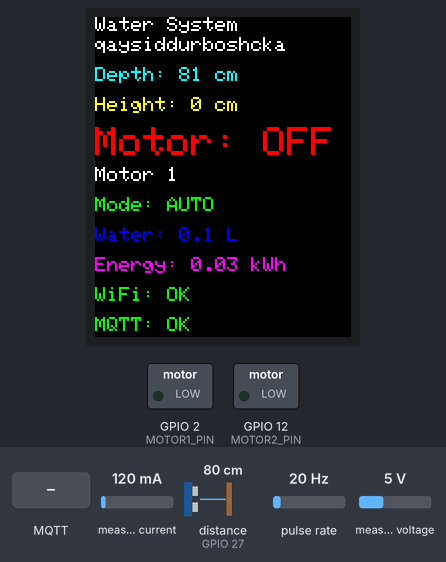
Simulated run of this sketch. Board: ESP32. On the bench: 128×160 colour display, switched loads named in the sketch (green lamp = pin HIGH). Wiring (inferred from the names in the program): pulse sensor: data GPIO 25. The inputs (shaded band) are chosen by the test bench; at power-on: measured current 120 mA, distance to the obstacle (sensor on GPIO 27) 80 cm, pulse rate 20 Hz, measured voltage 5 V. The echo pulse lasts 58.3 µs per cm; WiFi joins after 1.5 s; servers stay silent unless stated; no MQTT or app messages arrive unless stated; what the sketch prints to the serial monitor is not drawn.

Above: at 3.4 s.
3.5 s: MQTT message "ON" arrives on the first subscribed topic
At 5.6 s:
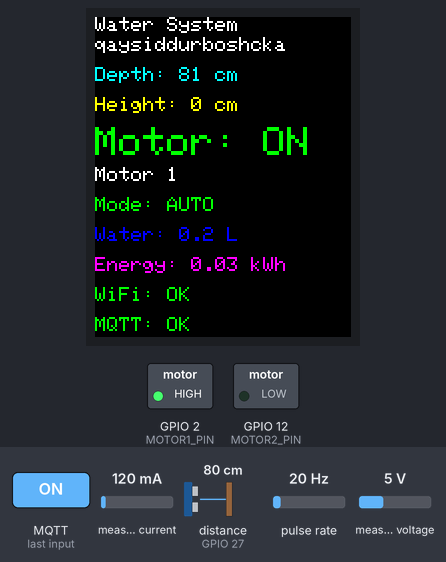
7.5 s: measured current set to 40 mA
At 10.5 s:
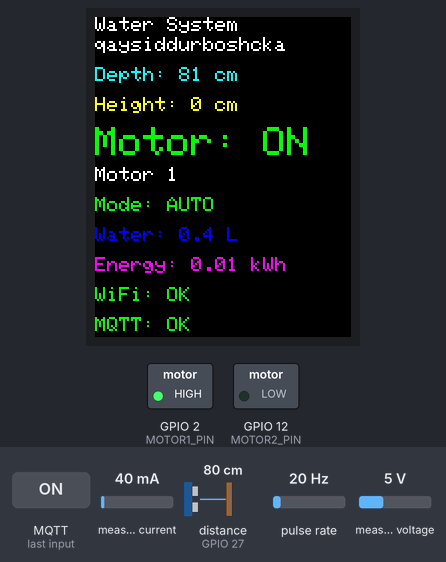
10.8 s: distance to the obstacle (sensor on GPIO 27) set to 2 cm
At 12.1 s:
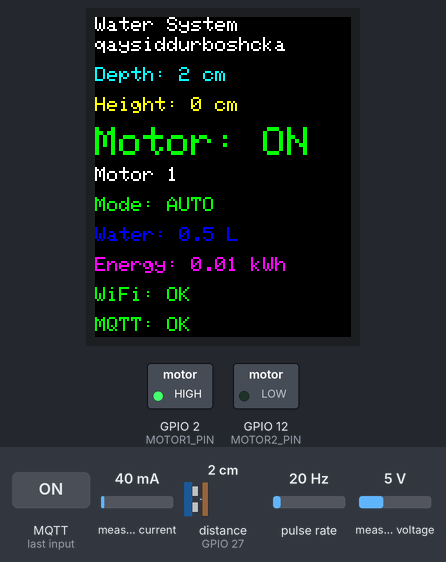
14.8 s: MQTT message "1" arrives on the second subscribed topic
At 17.1 s:
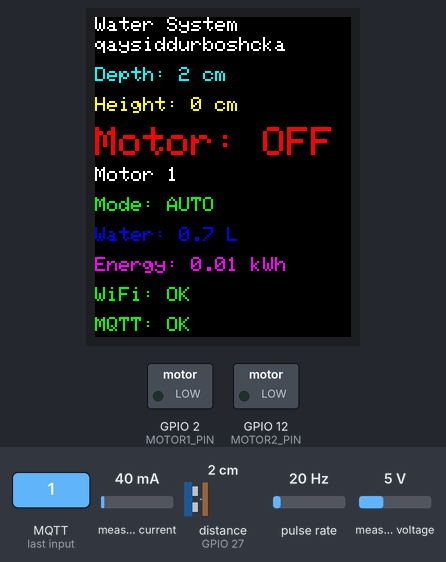
17.8 s: pulse rate (sensor on GPIO 25) set to 50 Hz
At 21.1 s:
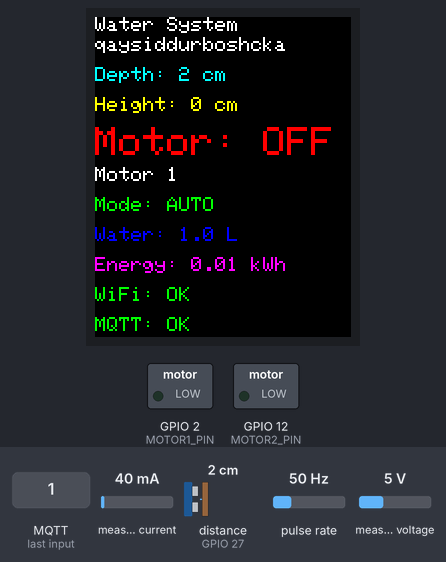
21.8 s: measured current set to 500 mA
At 22.8 s:
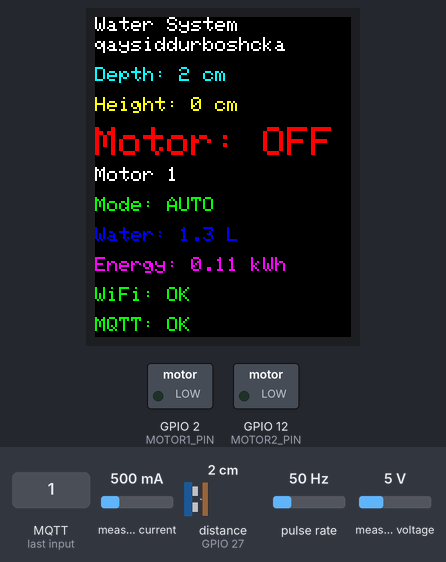
Timing chart, 0 to 24.8 s (numbered marks = the images above; inputs shaded):
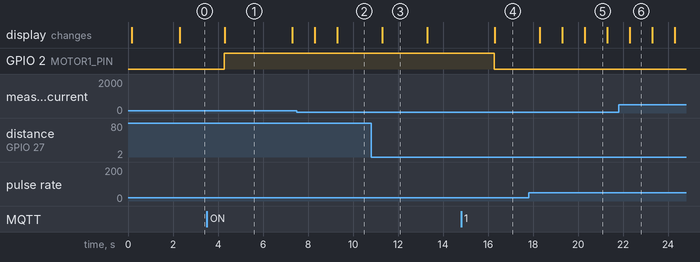

The sketch:

NMQTT.ino
```cpp
#include <WiFi.h>
#include <Preferences.h>
#include <PubSubClient.h>
#include <Adafruit_GFX.h>
#include <Adafruit_ST7735.h>
#include <PZEM004Tv30.h>
#include <NewPing.h>

// ================= WIFI & MQTT =================
const char* ssid = "Abduxalil";
const char* password = "9876543210";

const char* mqttServer = "185.217.131.96";
const int mqttPort = 1883;
const char* mqttUser = "tr12345678";
const char* mqttPass = "tr12345678";

// ================= DEVICE =================
String deviceName = "qaysiddurboshcka";
String deviceTopic;
String settingsRequestTopic;
String settingsResponseTopic;

// ================= SETTINGS =================
bool ultrasonicMode = true; // Ultrasonic auto mode (true = AUTO, false = MANUAL)
bool motorOnline = false; // Motor online/offline status

// ================= MQTT =================
WiFiClient espClient;
PubSubClient client(espClient);

// ================= TFT =================
#define TFT_CS 5
#define TFT_RST 4
#define TFT_DC 22
Adafruit_ST7735 tft(TFT_CS, TFT_DC, TFT_RST);

// ================= SENSOR =================
#define TRIG_PIN 26
#define ECHO_PIN 27
NewPing sonar(TRIG_PIN, ECHO_PIN, 400);

#define FLOW_PIN 25
volatile int pulseCount = 0;
void IRAM_ATTR pulseCounter() { pulseCount++; }

// ================= MOTOR =================
#define MOTOR1_PIN 2
#define MOTOR2_PIN 12

bool activeMotor2 = false;
bool motorFault = false;
bool motorManual = false;
bool motorStarted = false;
String motorState = "OFF";

unsigned long motorStartTime = 0;
const unsigned long motorStartDelay = 10000;
float minCurrent = 0.05;
float maxCurrent = 10.0;

// ================= TIMER =================
bool timerActive = false;
unsigned long timerEndTime = 0;

// ================= MEASURE =================
int waterDepth = 0;
int height = 0;
float totalLitres = 0;
float totalEnergy = 0;

// ================= PZEM =================
PZEM004Tv30 pzem(Serial2, 16, 17);

// ================= TIMERS =================
unsigned long lastSensor = 0;
unsigned long lastPublish = 0;
unsigned long lastDisplayUpdate = 0;

// ================= HELPERS =================
void stopMotors() {
  digitalWrite(MOTOR1_PIN, LOW);
  digitalWrite(MOTOR2_PIN, LOW);
  motorStarted = false;
}

void applyMotor() {
  if (activeMotor2) {
    digitalWrite(MOTOR2_PIN, HIGH);
    digitalWrite(MOTOR1_PIN, LOW);
  } else {
    digitalWrite(MOTOR1_PIN, HIGH);
    digitalWrite(MOTOR2_PIN, LOW);
  }
}

// ================= DISPLAY =================
void updateDisplay() {
  tft.fillScreen(ST7735_BLACK);

  tft.setTextColor(ST7735_WHITE);
  tft.setTextSize(1);
  tft.setCursor(0, 0);
  tft.print("Water System");

  tft.setCursor(0, 10);
  tft.print(deviceName);

  tft.setCursor(0, 25);
  tft.setTextColor(ST7735_CYAN);
  tft.print("Depth: ");
  tft.print(waterDepth);
  tft.print(" cm");

  tft.setCursor(0, 40);
  tft.setTextColor(ST7735_YELLOW);
  tft.print("Height: ");
  tft.print(height);
  tft.print(" cm");

  tft.setCursor(0, 55);
  if (motorState == "ON") {
    tft.setTextColor(ST7735_GREEN);
  } else {
    tft.setTextColor(ST7735_RED);
  }
  tft.setTextSize(2);
  tft.print("Motor: ");
  tft.print(motorState);

  tft.setCursor(0, 75);
  tft.setTextColor(ST7735_WHITE);
  tft.setTextSize(1);
  tft.print("Motor ");
  tft.print(activeMotor2 ? "2" : "1");

  // Mode: AUTO/MANUAL based on ultrasonicMode
  tft.setCursor(0, 90);
  tft.setTextColor(ultrasonicMode ? ST7735_GREEN : ST7735_YELLOW);
  tft.print("Mode: ");
  tft.print(ultrasonicMode ? "AUTO" : "MANUAL");

  tft.setCursor(0, 105);
  tft.setTextColor(ST7735_BLUE);
  tft.print("Water: ");
  tft.print(totalLitres, 1);
  tft.print(" L");

  tft.setCursor(0, 120);
  tft.setTextColor(ST7735_MAGENTA);
  tft.print("Energy: ");
  tft.print(totalEnergy, 2);
  tft.print(" kWh");

  tft.setCursor(0, 135);
  tft.setTextColor(WiFi.status() == WL_CONNECTED ? ST7735_GREEN : ST7735_RED);
  tft.print("WiFi: ");
  tft.print(WiFi.status() == WL_CONNECTED ? "OK" : "OFF");

  tft.setCursor(0, 150);
  tft.setTextColor(client.connected() ? ST7735_GREEN : ST7735_RED);
  tft.print("MQTT: ");
  tft.print(client.connected() ? "OK" : "OFF");
}

// ================= MQTT PUBLISH (GLOBAL) =================
void publishState(String event) {
  if (!client.connected()) return;

  String payload = "{";
  payload += "\"deviceName\":\"" + deviceName + "\",";
  payload += "\"waterDepth\":" + String(waterDepth) + ",";
  payload += "\"height\":" + String(height) + ",";
  payload += "\"motorState\":\"" + motorState + "\",";
  payload += "\"motorBy\":\"" + event + "\",";
  payload += "\"activeMotor\":" + String(activeMotor2 ? 2 : 1) + ",";
  payload += "\"timerActive\":" + String(timerActive ? "true" : "false") + ",";
  payload += "\"fault\":" + String(motorFault ? "true" : "false") + ",";
  payload += "\"totalLitres\":" + String(totalLitres, 2) + ",";
  payload += "\"totalElectricity\":" + String(totalEnergy, 2) + ",";
  payload += "\"motorOnline\":" + String(motorOnline ? "true" : "false") + ",";
  payload += "\"ultrasonicMode\":" + String(ultrasonicMode ? "true" : "false");
  payload += "}";

  String topic = "device/" + deviceName + "/sensor/data";
  client.publish(topic.c_str(), payload.c_str());
}

// ================= MQTT CALLBACK =================
void mqttCallback(char* topic, byte* payload, unsigned int length) {
  String msg;
  for (int i = 0; i < length; i++) msg += (char)payload[i];

  String topicStr = String(topic);
  String motorTopic = "device/" + deviceName + "/motor/command";
  String timerTopic = "device/" + deviceName + "/timer/command";
  String heightTopic = "device/" + deviceName + "/height/command";
  String switchTopic = "device/" + deviceName + "/motor/switch";
  String ultrasonicTopic = "device/" + deviceName + "/ultrasonic/command";

  // Handle settings response from backend
  if (topicStr == settingsResponseTopic) {
    Serial.println("Received settings from backend:");
    Serial.println(msg);

    // Parse JSON: {"height": 100, "activeMotor2": false, "ultrasonicMode": true}
    int heightIndex = msg.indexOf("\"height\":");
    if (heightIndex >= 0) {
      int start = msg.indexOf(":", heightIndex) + 1;
      int end = msg.indexOf(",", start);
      if (end < 0) end = msg.indexOf("}", start);
      String heightStr = msg.substring(start, end);
      heightStr.trim();
      int h = heightStr.toInt();
      if (h > 0) {
        height = h;
        Serial.print("Height set from backend: ");
        Serial.println(height);
      }
    }

    int activeMotorIndex = msg.indexOf("\"activeMotor2\":");
    if (activeMotorIndex >= 0) {
      int start = msg.indexOf(":", activeMotorIndex) + 1;
      int end = msg.indexOf(",", start);
      if (end < 0) end = msg.indexOf("}", start);
      String motorStr = msg.substring(start, end);
      motorStr.trim();
      activeMotor2 = (motorStr == "true" || motorStr == "1");
      Serial.print("Active Motor set from backend: ");
      Serial.println(activeMotor2 ? "2" : "1");
    }

    int ultrasonicIndex = msg.indexOf("\"ultrasonicMode\":");
    if (ultrasonicIndex >= 0) {
      int start = msg.indexOf(":", ultrasonicIndex) + 1;
      int end = msg.indexOf(",", start);
      if (end < 0) end = msg.indexOf("}", start);
      String ultrasonicStr = msg.substring(start, end);
      ultrasonicStr.trim();
      ultrasonicMode = (ultrasonicStr == "true" || ultrasonicStr == "1");
      Serial.print("Ultrasonic Mode set from backend: ");
      Serial.println(ultrasonicMode ? "AUTO" : "MANUAL");
    }
  }
  else if (topicStr == motorTopic) {
    if (msg == "ON") {
      motorManual = true;
      publishState("MANUAL_ON");
    }
    else if (msg == "OFF") {
      motorManual = false;
      publishState("MANUAL_OFF");
    }
  }
  else if (topicStr == timerTopic) {
    int sec = msg.toInt();
    if (sec > 0) {
      timerActive = true;
      timerEndTime = millis() + sec * 1000UL;
      publishState("TIMER_START");
    }
  }
  else if (topicStr == heightTopic) {
    int h = msg.toInt();
    if (h >= 0) {
      height = h;
      publishState("HEIGHT_SET");
    }
  }
  else if (topicStr == switchTopic) {
    if (msg == "1") {
      activeMotor2 = false;
      publishState("SWITCH_M1");
    } else if (msg == "2") {
      activeMotor2 = true;
      publishState("SWITCH_M2");
    }
  }
  else if (topicStr == ultrasonicTopic) {
    if (msg == "true" || msg == "1") {
      ultrasonicMode = true;
      publishState("ULTRASONIC_AUTO");
    } else if (msg == "false" || msg == "0") {
      ultrasonicMode = false;
      publishState("ULTRASONIC_MANUAL");
    }
  }
}

// ================= MQTT CONNECT =================
void connectMQTT() {
  while (!client.connected()) {
    String clientId = "ESP32_" + deviceName;
    if (client.connect(clientId.c_str(), mqttUser, mqttPass)) {
      Serial.println("MQTT Connected!");

      String motorTopic = "device/" + deviceName + "/motor/command";
      String timerTopic = "device/" + deviceName + "/timer/command";
      String heightTopic = "device/" + deviceName + "/height/command";
      String switchTopic = "device/" + deviceName + "/motor/switch";
      String ultrasonicTopic = "device/" + deviceName + "/ultrasonic/command";

      client.subscribe(motorTopic.c_str());
      client.subscribe(timerTopic.c_str());
      client.subscribe(heightTopic.c_str());
      client.subscribe(switchTopic.c_str());
      client.subscribe(ultrasonicTopic.c_str());
      client.subscribe(settingsResponseTopic.c_str());

      Serial.println("Subscribed to topics");

      // Request settings from backend
      String requestPayload = "{\"deviceName\":\"" + deviceName + "\"}";
      client.publish(settingsRequestTopic.c_str(), requestPayload.c_str());
      Serial.println("Requested settings from backend");

      publishState("BOOT");
    } else {
      Serial.print("Failed, rc=");
      Serial.print(client.state());
      Serial.println(" Retrying...");
      delay(2000);
    }
  }
}

// ================= SENSOR + LOGIC =================
void updateLogic() {
  // Water
  int d = sonar.ping_cm();
  if (d > 0) waterDepth = d;

  // Flow
  totalLitres += (pulseCount / 7.5f) / 60.0f;
  pulseCount = 0;

  // Energy
  float p = pzem.power();
  if (!isnan(p)) totalEnergy = p / 1000.0f;

  // Timer
  if (timerActive && millis() >= timerEndTime) {
    timerActive = false;
    motorManual = false;
    publishState("TIMER_END");
  }

  // LEVEL LOGIC - depends on ultrasonicMode
  bool levelDemand = false;
  if (ultrasonicMode) {
    // AUTO mode: use ultrasonic sensor
    levelDemand = (height > 0 && waterDepth < height);
  }
  // MANUAL mode: only manual control or timer

  bool demand = motorManual || timerActive || levelDemand;

  String prev = motorState;
  motorState = (demand && !motorFault) ? "ON" : "OFF";

  if (motorState != prev) {
    if (ultrasonicMode && levelDemand) {
      publishState("AUTO_LEVEL");
    } else if (motorState == "OFF" && prev == "ON" && ultrasonicMode) {
      publishState("AUTO_LEVEL_OFF");
    } else {
      publishState("STATE_CHANGE");
    }
  }

  if (motorState == "ON") {
    if (!motorStarted) {
      motorStarted = true;
      motorStartTime = millis();
      applyMotor();
    }
  } else {
    stopMotors();
  }
}

// ================= SETUP =================
void setup() {
  Serial.begin(115200);
  Serial.println("\n\n=== ESP32 Water System ===");

  // Initialize TFT
  tft.initR(INITR_BLACKTAB);
  tft.setRotation(0);
  tft.fillScreen(ST7735_BLACK);
  tft.setTextColor(ST7735_WHITE);
  tft.setTextSize(1);
  tft.setCursor(0, 0);
  tft.print("Starting...");
  delay(500);

  pinMode(MOTOR1_PIN, OUTPUT);
  pinMode(MOTOR2_PIN, OUTPUT);
  pinMode(FLOW_PIN, INPUT_PULLUP);
  attachInterrupt(digitalPinToInterrupt(FLOW_PIN), pulseCounter, FALLING);

  Serial2.begin(9600, SERIAL_8N1, 16, 17);

  WiFi.begin(ssid, password);
  Serial.print("Connecting to WiFi: ");
  Serial.println(ssid);
  int wifiAttempts = 0;
  while (WiFi.status() != WL_CONNECTED && wifiAttempts < 20) {
    delay(500);
    Serial.print(".");
    wifiAttempts++;
  }

  if (WiFi.status() == WL_CONNECTED) {
    Serial.println("");
    Serial.println("WiFi connected!");
    Serial.print("IP: ");
    Serial.println(WiFi.localIP());
  } else {
    Serial.println("\nWiFi connection failed!");
  }

  deviceTopic = "device/" + deviceName;
  settingsRequestTopic = "device/" + deviceName + "/settings/request";
  settingsResponseTopic = "device/" + deviceName + "/settings/response";

  client.setServer(mqttServer, mqttPort);
  client.setCallback(mqttCallback);
  connectMQTT();

  updateDisplay();
  publishState("BOOT");
}

// ================= LOOP =================
void loop() {
  if (WiFi.status() != WL_CONNECTED) {
    WiFi.begin(ssid, password);
    int attempts = 0;
    while (WiFi.status() != WL_CONNECTED && attempts < 20) {
      delay(500);
      attempts++;
    }
    if (WiFi.status() == WL_CONNECTED) {
      Serial.println("WiFi reconnected!");
      connectMQTT();
    }
  }

  if (!client.connected() && WiFi.status() == WL_CONNECTED) {
    connectMQTT();
  }

  client.loop();

  if (millis() - lastSensor >= 1000) {
    lastSensor = millis();
    updateLogic();
  }

  if (millis() - lastPublish >= 10000) {
    lastPublish = millis();
    publishState("SENSOR_TICK");
  }

  if (millis() - lastDisplayUpdate >= 1000) {
    lastDisplayUpdate = millis();
    updateDisplay();
  }
}
```

Measured:
- after the input at 3.5 s, GPIO 2 (MOTOR1_PIN): LOW → HIGH after 0.78 s; the display: changes after 0.81 s (image 1)
- after the input at 7.5 s, the display: first changes after 0.81 s (image 2 shows a later state)
- after the input at 14.8 s, GPIO 2 (MOTOR1_PIN): HIGH → LOW after 1.5 s; the display: changes after 1.5 s (image 4)
